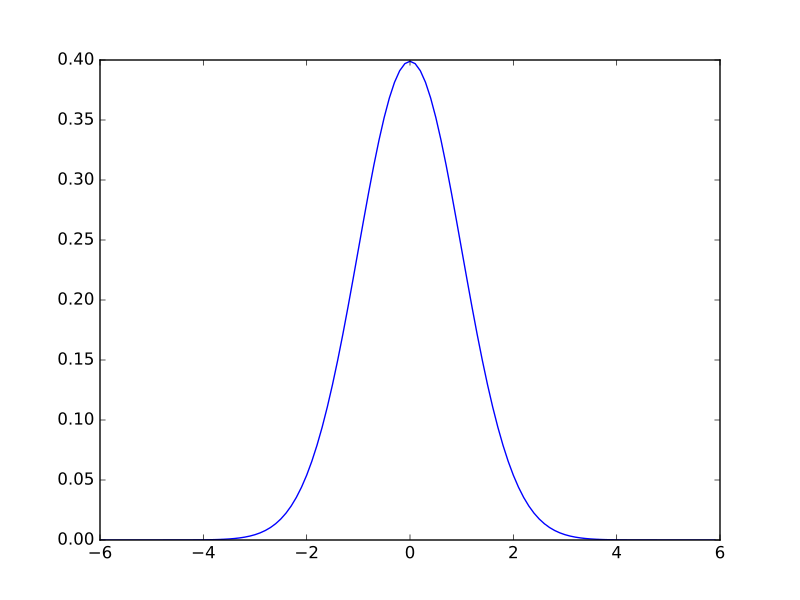

Source code (Python):
x = np.arange(-6, 6, 0.1) # x from -6 to 6 in steps of 0.1
y = 1 / np.sqrt(2 * np.pi) * np.exp(-x ** 2 / 2.)
plt.plot(x, y)
# [...]
